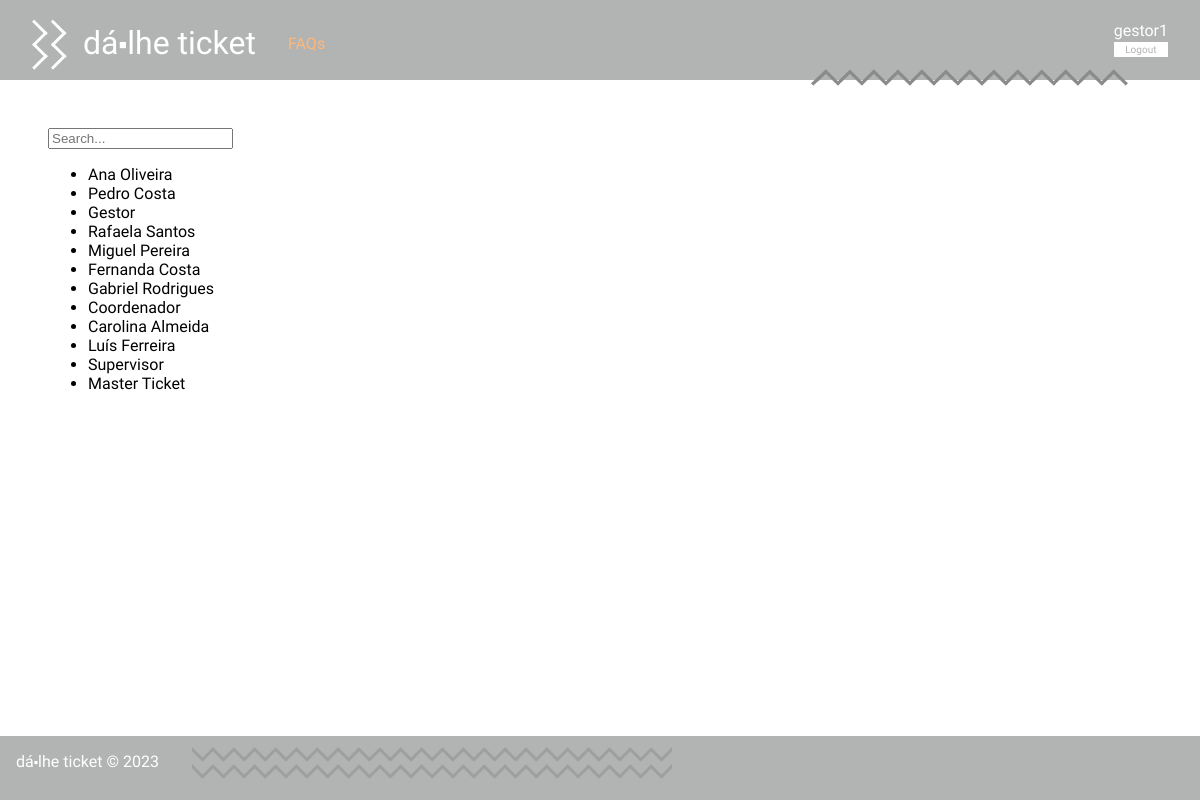
The app's page /pages/manage_users.php (signed in) with its own data.
### tables this page shows
CREATE TABLE User(
   name varchar(60) not null,
   username varchar(20) primary key,
   email varchar(60) not null,
   password varchar(40) not null,
   type varchar(5) not null, /*user, agent, admin*/
   department varchar(20)
, ticket_count integer default 0, closed_tickets integer default 0);

### pages/manage_users.php (called while the page is built, shortened)
<?php
    require_once(__DIR__ . '/../templates/users.tpl.php');
    require_once(__DIR__ . '/../templates/common.tpl.php');
    drawUsersList();
?>

### database/user.class.php (called while the page is built, shortened)
<?php
class User{
  public function __construct(string $name, string $username, string $email, string $type, $department, int $ticket_count, int $closed_tickets){
    $this->name = $name;
    $this->username = $username;
  }
  static public function getAllUsers(PDO $db) : array {
    $stmt = $db->prepare('SELECT * from User');
    $stmt->execute();
    $users = array();
    while ($user = $stmt->fetch()) {
      $users[] = new User(
        $user['name'],
        $user['username'],
        $user['email'],
        $user['type'],
        $user['department'],
        intval($user['ticket_count']),
        intval($user['closed_tickets'])
      );
    }
    return $users;
  }
}
?>

### templates/users.tpl.php (the view, shortened to what this page needs)
<?php
    require_once(__DIR__ . '/../database/user.class.php');
    $db = getDatabaseConnection();
    function drawUsersList() : void {
        global $db;
        $users = User::getAllUsers($db); ?>
    <input class="searchbar" type="text" placeholder="Search...">
    <ul class="search_list">
<?php
        foreach ($users as $user) { ?>
        <li class="search_item"><a href="../pages/profile.php?username=<?= $user->username ?>"><?= $user->name ?></a></li>
<?php
        }
?>
    </ul>
<?php
    }
?>

### css/style.css (style rules this page uses)
body { font-family: 'Allerta Stencil', sans-serif; margin: 0; padding: 0; display: grid; grid-template-columns: auto; grid-template-rows: 5em auto 4em; grid-template-areas: "header" "main" "footer"; min-height: 100vh; background-color: #b2b3b3; }
a { text-decoration: none; color: orange; }
.search_list a { color: black; }

### records on screen
user: name "Ana Oliveira"
user: name "Pedro Costa"
user: name "Gestor"
user: name "Rafaela Santos"
user: name "Miguel Pereira"
user: name "Fernanda Costa"
user: name "Gabriel Rodrigues"
user: name "Coordenador"
user: name "Carolina Almeida"
user: name "Luís Ferreira"
user: name "Supervisor"
user: name "Master Ticket"

### other values on screen
$name "dá⬝lhe ticket"
$session->getName() "gestor1"
